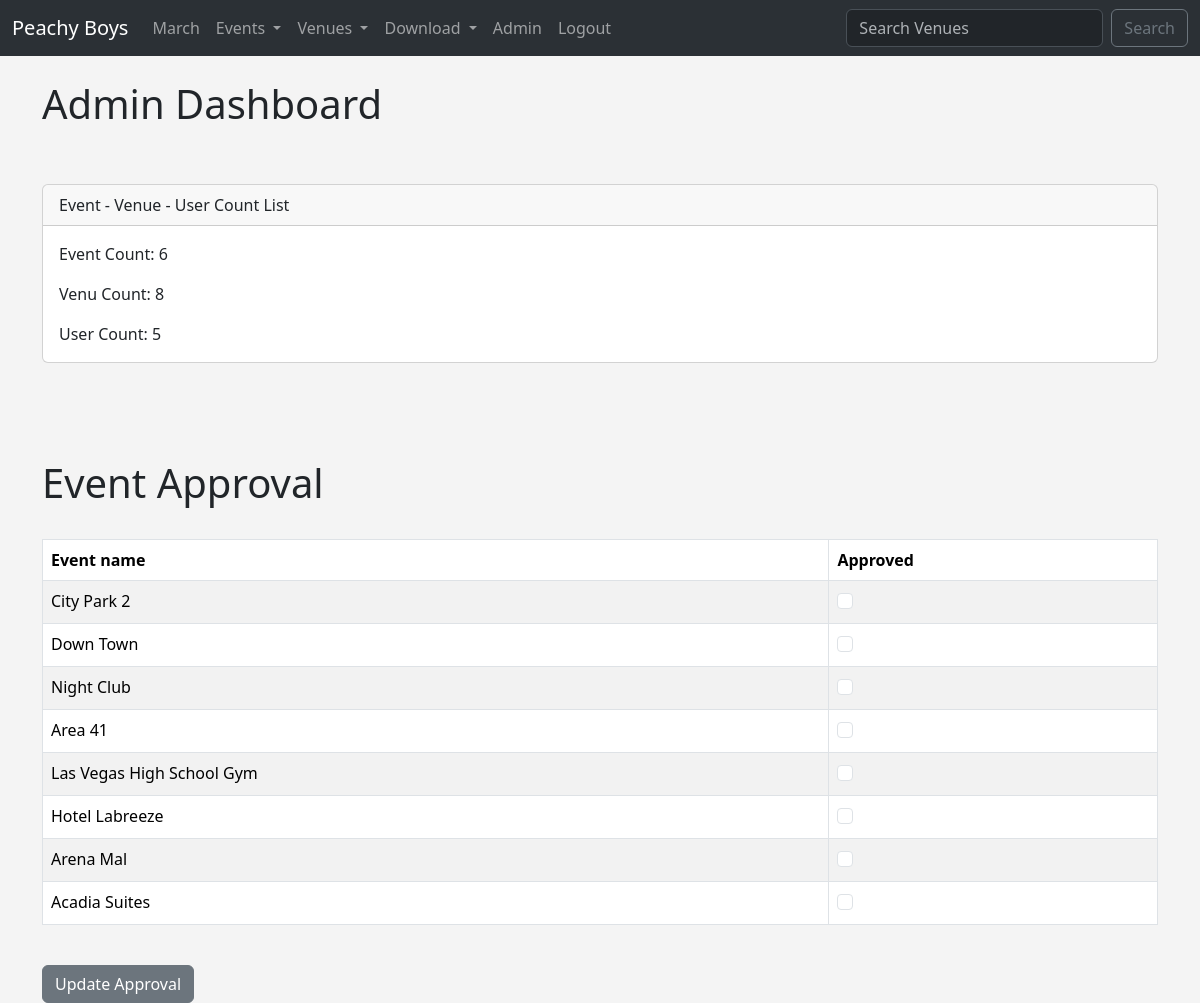
Before: /admin_approval/ (signed in) with the older database file.
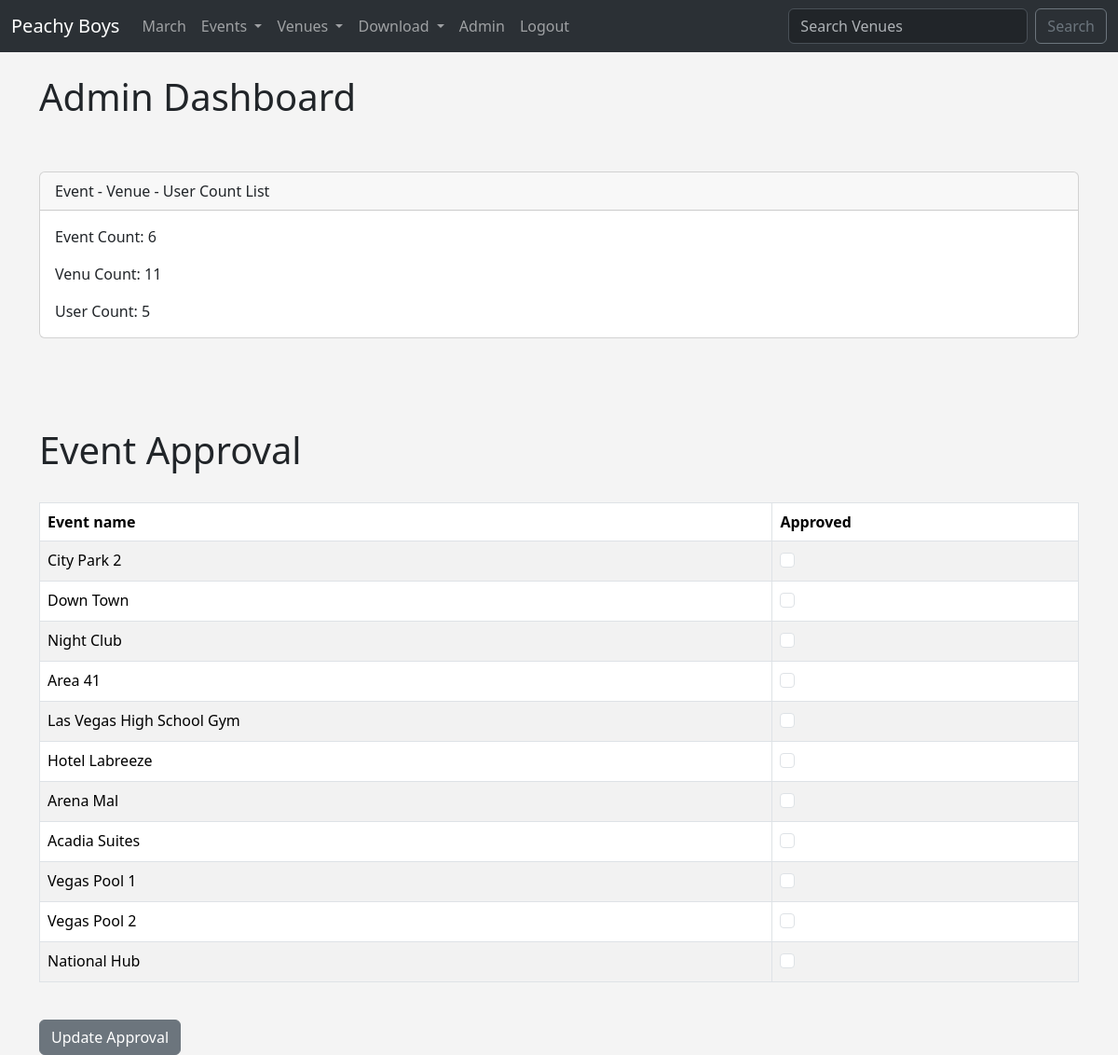
After: the same page with the newer database file.
### events/models.py (models this page shows)
class Venue(models.Model):
    name = models.CharField(max_length=120)
    address = models.CharField(max_length=300)
    zip_code =  models.CharField(max_length=15, blank=True)
    phone = models.CharField(max_length=15, blank=True)
    web = models.URLField(blank=True)
    email_address = models.EmailField(blank=True)
    owner = models.IntegerField(blank=False, default=1)
    venue_image = models.ImageField(null=True, blank=True, upload_to='images/')
    def __str__(self):
        return self.name

### events/views.py (the view)
# urls.py: path('admin_approval/', views.admin_approval, name='admin_approval'),
def admin_approval(request):
    venue_list = Venue.objects.all()
    event_count = Event.objects.all().count()
    venue_count = Venue.objects.all().count()
    user_count = User.objects.all().count()
    event_list = Event.objects.all().order_by('-event_date')
    if request.user.is_superuser:
        if request.method == 'POST':
            id_list = request.POST.getlist('boxes')
            event_list.update(approved=False)
            for x in id_list:
                Event.objects.filter(pk=int(x)).update(approved=True)
            messages.success(request, "Event List Approval Has Been Updated!")
            return redirect('list-events')
        else:
            return render(request, 'events/admin_approval.html', {'event_list':event_list, 'event_count':event_count, 'venue_count':venue_count, 'user_count':user_count, 'venue_list':venue_list})
    else:
        messages.success(request, "You Aren't Authorized To View This Page")
        return redirect('home')

### events/templates/events/admin_approval.html (shortened to what this page needs)
{% extends 'events/base.html' %}
{% block content %}
    <h1>Admin Dashboard</h1>
<br>
 <br>
<div class="card">
    <div class="card-header">
        Event - Venue - User Count List
    </div>
    <div class="card-body">
        <p class="card-text">Event Count: {{ event_count}}</p>
        <p class="card-text">Venu Count: {{ venue_count }}</p>
        <p class="card-text">User Count: {{ user_count }}</p>
    </div>
</div>
<br><br>
<form action="" method="POST">
<br><br>
    <h1>Event Approval</h1>
    <br>
<table class="table table-striped table-hover table-bordered">
    <thead>
        <tr>
            <th scope="col">Event name</th>
            <th scope="col">Approved</th>
        </tr>
    </thead>
    <tbody>
        {% for venue in venue_list %}
        <tr>
            <td>{{ venue }}</td>
            <td>
                {% if event.approved %}
                    <div class="form-check">
                        <input type="checkbox" checked="checked" value="{{event.id}}" class="form-check-input" name="boxes">
                    </div>
                    {% else %}
                    <div class="form-check">
                        <input type="checkbox" value="{{event.id}}" class="form-check-input" name="boxes">
                    </div>
                {% endif %}
            </td>
        </tr>
        {% endfor %}
    </tbody>
</table>
<br>
<button class="btn btn-secondary" type="submit">Update Approval</button>
</form>
{% endblock %}

### events/templates/events/base.html (shortened to what this page needs)
<!doctype html>
<html lang="en">
  <head>
    <link href="https://cdn.jsdelivr.net/npm/bootstrap@5.3.3/dist/css/bootstrap.min.css" rel="stylesheet">
  </head>
  <body>
    {% include 'events/navbar.html' %}
    <br>
    <div class="container">
        {% block content %}
        {% endblock %}
    </div>
  </body>
</html>

### events/templates/events/navbar.html (shortened to what this page needs)
<nav class="navbar navbar-expand-lg  bg-body-tertiary" data-bs-theme="dark">
    <div class="container-fluid">
      <a class="navbar-brand" href="{% url 'home' %}">Peachy Boys</a>
      <div class="collapse navbar-collapse" id="navbarSupportedContent">
        <ul class="navbar-nav me-auto mb-2 mb-lg-0">
          <li class="nav-item">
            <a class="nav-link" href="{% url 'home' '2024' 'March' %}">March</a>
          </li>
          <li class="nav-item dropdown">
            <a class="nav-link dropdown-toggle" href="#" role="button" data-bs-toggle="dropdown" aria-expanded="false">
              Events
            </a>
          </li>
          <li class="nav-item dropdown">
            <a class="nav-link dropdown-toggle" href="#" role="button" data-bs-toggle="dropdown" aria-expanded="false">
              Venues
            </a>
          </li>
          <li class="nav-item dropdown">
            <a class="nav-link dropdown-toggle" href="#" role="button" data-bs-toggle="dropdown" aria-expanded="false">
              Download
            </a>
          </li>
          {% if user.is_authenticated %}
            {% if user.is_superuser %}
            <li class="nav-item">
              <a class="nav-link" href="{% url 'admin_approval' %}">Admin</a>
            </li>
            {% endif %}
          <li class="nav-item">
            <a class="nav-link" href="{% url 'logout' %}">Logout</a>
          </li>
          {% endif %}
        </ul>
        <form class="d-flex" role="search" method="POST" action="{% url 'search-venues' %}">
          <input class="form-control me-2" type="search" placeholder="Search Venues" aria-label="Search" name="searched">
          <button class="btn btn-outline-secondary" type="submit">Search</button>
        </form>
      </div>
    </div>
  </nav>

### events/templates/events/base.html (style rules this page uses)
body { background: #f4f4f4 !important; }

Changed rows visible on the page:
added Venue: name "Vegas Pool 1"
added Venue: name "Vegas Pool 2"
added Venue: name "National Hub"
Other visible differences:
{{ venue_count }}: "8" → "11"
